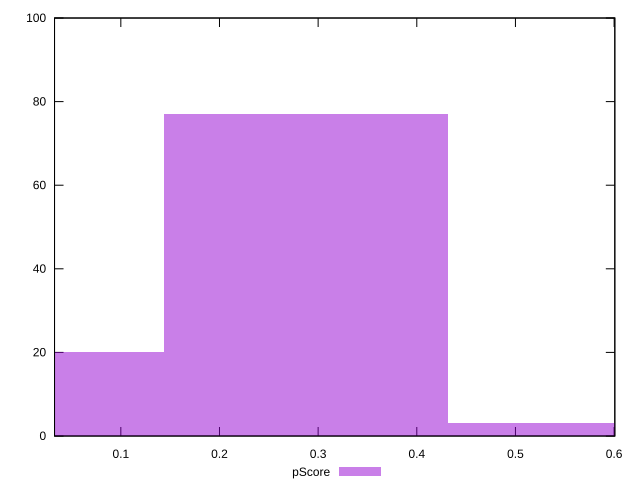

Recreate this plot in gnuplot.
reset

$pScore <<EOF
0.2879383581701234 77
0.5758767163402468 3
0 20
EOF

set key outside below
set boxwidth 0.2879383581701234
set xrange [0.03279947479146428:0.6007382333044784]
set yrange [0:100]
set trange [0:100]
set style fill transparent solid 0.5 noborder
set terminal svg size 640, 490 enhanced background rgb 'white'
set output "reports/report_00027_2021-02-24T12-40-31.850Z/first-cpu-idle/samples/astro/pScore/histogram.svg"

plot $pScore title "pScore" with boxes

reset
